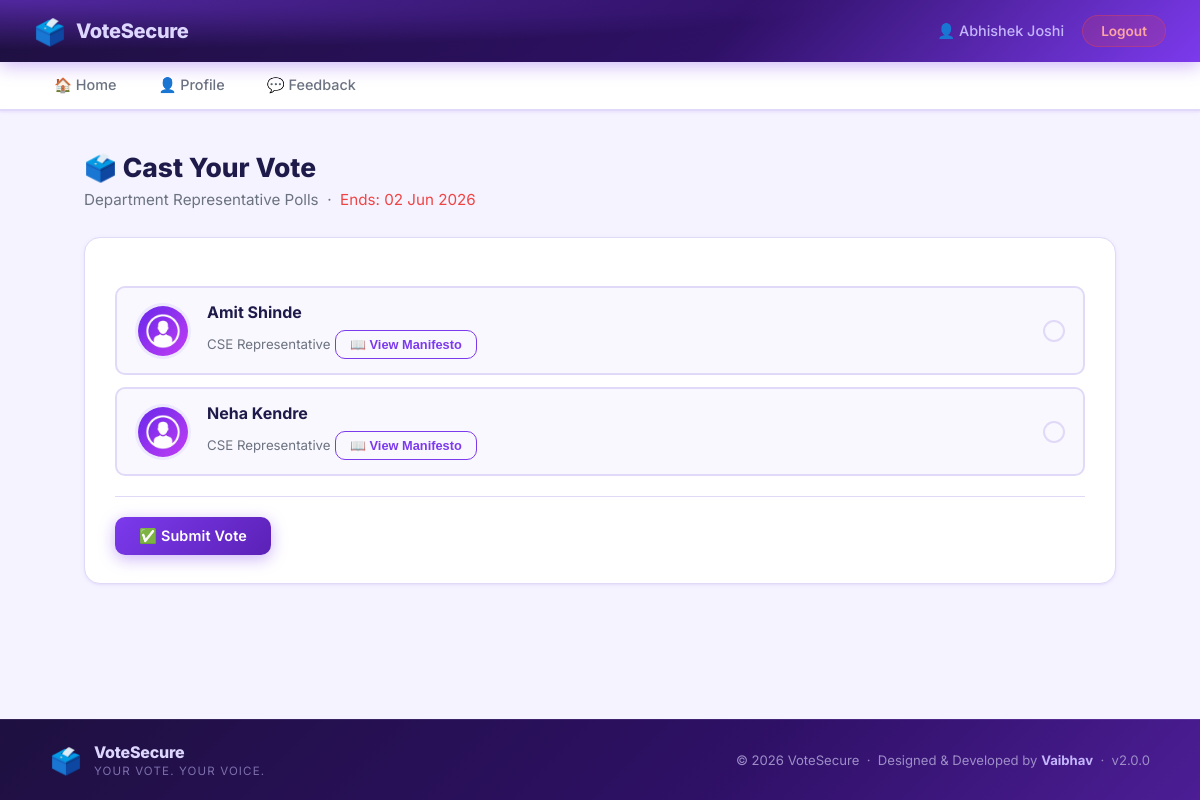
The app's page /voter/vote.php?election=2 (signed in) with its own data.
### tables this page shows
CREATE TABLE `users` (
    `id` int(11) NOT NULL,
    `name` varchar(100) DEFAULT NULL,
    `email` varchar(100) DEFAULT NULL,
    `password` varchar(255) DEFAULT NULL,
    `election_card` varchar(20) DEFAULT NULL,
    `mobile` varchar(15) DEFAULT NULL,
    `has_voted` tinyint(4) DEFAULT 0,
    `created_at` timestamp NOT NULL DEFAULT current_timestamp(),
    `type` varchar(50) NOT NULL DEFAULT 'College'
  );

CREATE TABLE `elections` (
    `id` int(11) NOT NULL,
    `title` varchar(255) NOT NULL,
    `type` varchar(100) NOT NULL,
    `start_date` date NOT NULL,
    `end_date` date NOT NULL,
    `status` varchar(20) DEFAULT 'Inactive',
    `winner_id` int(11) DEFAULT NULL
  );

CREATE TABLE `candidates` (
    `id` int(11) NOT NULL,
    `name` varchar(100) NOT NULL,
    `position` varchar(100) NOT NULL,
    `election_id` int(11) NOT NULL,
    `image` varchar(255) DEFAULT NULL,
    `manifesto` text DEFAULT NULL
  );

### voter/vote.php (the view, shortened to what this page needs)
<?php
include("../config/database.php");
$election_id = (int)$_GET['election'];
$stmt = $conn->prepare("SELECT title, end_date FROM elections WHERE id = ? AND status = 'Active'");
$stmt->bind_param("i", $election_id);
$stmt->execute();
$election = $stmt->get_result()->fetch_assoc();
$stmt = $conn->prepare("SELECT id, name, position, image, manifesto FROM candidates WHERE election_id = ?");
$stmt->bind_param("i", $election_id);
$stmt->execute();
$candidates = $stmt->get_result()->fetch_all(MYSQLI_ASSOC);
include("includes/header.php");
?>
<h1 class="page-title">🗳️ Cast Your Vote</h1>
<p class="page-subtitle">
    <?php echo htmlspecialchars($election['title']); ?> &nbsp;·&nbsp;
    <span style="color:#ef4444;">Ends: <?php echo date('d M Y', strtotime($election['end_date'])); ?></span>
</p>
<div class="card">
    <?php if(empty($candidates)): ?>
        <div class="empty-state">
            <div class="empty-icon">👤</div>
            <p>No candidates are available for this election yet.</p>
        </div>
    <?php else: ?>
        <form method="POST" id="voteForm">
            <div class="candidates-list" id="candidatesList">
                <?php foreach($candidates as $row): ?>
                <label class="candidate-item" for="candidate_<?php echo $row['id']; ?>">
                    <div class="candidate-inner">
        <?php
        $female_names = ['priya','sneha','neha','riya','pooja','anita','kavita','sunita','divya','sita','geeta','meena','rina','nina','shweta','shruti','sonal','komal','pallavi','nisha','lata','rekha','usha','asha','nita','mita','gita','radha','sujata','savita','smita','namita','mamta','babita','lalita','shobha','shanta','pushpa','kamla','vimla','sudha','uma','poonam','payal','swati','nupur','renu','manju','sangeeta','manisha','madhuri','deepa','deepika','preeti','puja','sarika','sapna','sonia','seema','reema','leena','veena','heena','teena','amita','amrita','ankita','aditi','arti','aarti','archana','alka','alpa','alisha','anjali','ananya','anika','avani','bhavna','bhumi','bindu','chitra','chandni','daisy','deepali','disha','ekta','falguni','ganga','gargi','gayatri','harsha','hema','hina','indira','isha','ishita','jaya','jhanvi','jyoti','kalpana','kamini','kanchan','karuna','khushi','kiran','kriti','krupa','kusum','laxmi','madhu','mahima','mala','manali','mandira','mansi','meeta','megha','minal','mira','mitali','mohini','monika','mukta','nalini','nandini','natasha','nikita','nilima','nimisha','nitu','niyati','nutan','parvati','pavitra','pinky','prachi','pragya','prajakta','pratibha','pratima','priyanshi','priyanka','purvi','radhika','rakhi','rani','rashmi','ratna','raveena','reetika','renuka','riddhi','ridhima','ritu','rohini','roshni','rucha','ruchika','ruhi','rupal','sadhana','sakshi','samiksha','sandhya','sara','saraswati','savitri','sejal','sharmila','shefali','shilpa','shivani','shradha','shreya','shriya','siddhi','simran','sindhu','smriti','sonam','sonali','soni','soumya','sucheta','suchitra','sumati','sumitra','sunanda','suparna','sushmita','suvarna','swapna','tanvi','taruna','tejal','trupti','tulsi','urvashi','vaishali','vandana','varsha','vasudha','vidya','vijaya','vinita','vishakha','vrinda','yamini','yogita','zarina'];
        $male_photos = [
            'WhatsApp Image 2025-06-24 at 13.51.18_3d847c84.jpg',
            'WhatsApp Image 2025-06-24 at 13.52.02_522a76fa.jpg',
            'WhatsApp Image 2025-06-24 at 13.52.53_525526bf.jpg',
            'WhatsApp Image 2025-06-24 at 13.53.27_3a279897.jpg',
        ];
        $first_name = strtolower(explode(' ', trim($row['name']))[0]);
        $is_female  = in_array($first_name, $female_names);
        if(!empty($row['image'])){
            $photo_src = '../uploads/' . htmlspecialchars($row['image']);
        } elseif($is_female){
            $photo_src = '../uploads/' . rawurlencode('WhatsApp Image 2025-06-24 at 13.41.10_db285735.jpg');
        } else {
            $photo_src = '../uploads/' . rawurlencode($male_photos[$row['id'] % count($male_photos)]);
        }
        ?>
                        <img src="<?php echo $photo_src; ?>" alt="<?php echo htmlspecialchars($row['name']); ?>" style="width:56px;height:56px;border-radius:50%;object-fit:cover;flex-shrink:0;" onerror="this.src='../uploads/default_avatar.png';">
                        <div class="candidate-info">
                            <strong><?php echo htmlspecialchars($row['name']); ?></strong>
                            <span><?php echo htmlspecialchars($row['position']); ?></span>
                            <?php if(!empty($row['manifesto'])): ?>
                                <button type="button" class="btn-manifesto" onclick="openManifesto(event, '<?php echo addslashes(htmlspecialchars($row['name'])); ?>', '<?php echo addslashes(htmlspecialchars($row['position'])); ?>', '<?php echo !empty($row['image']) ? '../uploads/' . addslashes(htmlspecialchars($row['image'])) : ''; ?>', <?php echo htmlspecialchars(json_encode($row['manifesto'])); ?>)">📖 View Manifesto</button>
                            <?php endif; ?>
                        </div>
                        <div class="candidate-radio"></div>
                    </div>
                </label>
                <?php endforeach; ?>
            </div>
            <hr class="divider">
            <button type="submit" name="vote" class="btn btn-primary">✅ Submit Vote</button>
        </form>
    <?php endif; ?>
</div>
<?php include("includes/footer.php"); ?>

### voter/includes/header.php (shortened to what this page needs)
<?php
$uid  = (int)$_SESSION['user'];
$stmt = $conn->prepare("SELECT name FROM users WHERE id = ?");
$stmt->bind_param("i", $uid);
$stmt->execute();
$result = $stmt->get_result();
$me     = $result->fetch_assoc();
$voter_name = htmlspecialchars($me['name'] ?? 'Voter');
?>
<!DOCTYPE html>
<html lang="en">
<head>
    <link rel="stylesheet" href="../assets/css/voter.css">
</head>
<body>
<header class="top-header">
    <div class="brand">
        <span class="brand-icon">🗳️</span>
        <span class="brand-name">VoteSecure</span>
    </div>
    <div class="header-right">
        <span class="welcome-text">👤 <?php echo $voter_name; ?></span>
        <a href="logout.php" class="logout-btn">Logout</a>
    </div>
</header>
<nav class="navbar">
    <a href="dashboard.php" class="nav-link <?php echo (basename($_SERVER['PHP_SELF'])=='dashboard.php')?'active':''; ?>">🏠 Home</a>
    <a href="profile.php"   class="nav-link <?php echo (basename($_SERVER['PHP_SELF'])=='profile.php') ?'active':''; ?>">👤 Profile</a>
    <a href="feedback.php"  class="nav-link <?php echo (basename($_SERVER['PHP_SELF'])=='feedback.php') ?'active':''; ?>">💬 Feedback</a>
</nav>
<main class="main-content">

### records on screen
users: name "Abhishek Joshi"
elections: title "Department Representative Polls", end_date "02 Jun 2026"
candidates: name "Amit Shinde", position "CSE Representative"
candidates: name "Neha Kendre", position "CSE Representative"
